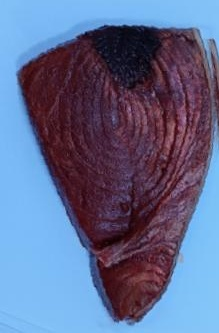
#> input picture data/roboflow_crops/Grade A/IMG20220515181225_jpg.rf.a1777eb942d7c477333ba36d17c6cf4f_0.jpg, 219 x 333 px; its folder holds only this picture in this run
$ python preview_crops.py
#> lines starting #> are read from the running program, lines starting #| are printed output that depends on the picture
"""
Ghép ngẫu nhiên vài ảnh crop của mỗi cấp thành 1 tấm ảnh tổng hợp để xem nhanh.

Chạy từ thư mục TunaNet:
    python scripts/preview_crops.py
    python scripts/preview_crops.py --n 4 --seed 7     # 4 ảnh/cấp, bộ ngẫu nhiên khác

Kết quả: outputs/figures/preview_crops.jpg
"""
import argparse
import random
from pathlib import Path

import cv2
import numpy as np

IMG_EXT = {".jpg", ".jpeg", ".png", ".bmp"}


def fit_tile(img, size):
    """Thu ảnh vào ô vuông size x size, giữ tỉ lệ, viền xám."""
#> called with size = 300
    h, w = img.shape[:2]
#> h = 333; w = 219
    s = size / max(h, w)
#> s = 0.901
    img = cv2.resize(img, (max(1, int(w * s)), max(1, int(h * s))), interpolation=cv2.INTER_AREA)
    tile = np.full((size, size, 3), 128, np.uint8)
    y, x = (size - img.shape[0]) // 2, (size - img.shape[1]) // 2
#> y = 0; x = 51
    tile[y:y + img.shape[0], x:x + img.shape[1]] = img
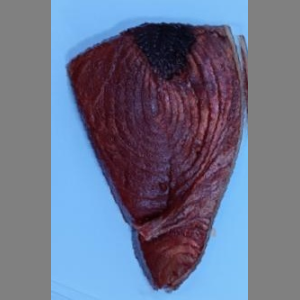
#> tile: shape (300, 300, 3); mean of channels 0, 1, 2 137.4, 113.7, 107.1; drawn as B, G, R
    return tile


def main():
    ap = argparse.ArgumentParser()
    ap.add_argument("--src", default="data/roboflow_crops")
    ap.add_argument("--n", type=int, default=3, help="số ảnh mỗi cấp")
    ap.add_argument("--size", type=int, default=300, help="kích thước mỗi ô (pixel)")
    ap.add_argument("--seed", type=int, default=0)
    ap.add_argument("--out", default="outputs/figures/preview_crops.jpg")
    args = ap.parse_args()

    random.seed(args.seed)
    src = Path(args.src)
    grades = sorted(d for d in src.iterdir() if d.is_dir())
    if not grades:
        raise SystemExit(f"Không thấy thư mục cấp nào trong {src}. Đã chạy roboflow_to_crops.py chưa?")

    label_w, rows = 160, []
    for g in grades:
        files = [f for f in g.iterdir() if f.suffix.lower() in IMG_EXT]
        picks = random.sample(files, min(args.n, len(files)))
        tiles = [fit_tile(cv2.imread(str(f)), args.size) for f in picks]
#> tiles = 1 item
        tiles += [np.full((args.size, args.size, 3), 255, np.uint8)] * (args.n - len(tiles))
#> tiles = 3 items
        label = np.full((args.size, label_w, 3), 255, np.uint8)
        cv2.putText(label, g.name, (10, args.size // 2), cv2.FONT_HERSHEY_SIMPLEX, 0.8, (0, 0, 0), 2)
        cv2.putText(label, f"{len(files)} anh", (10, args.size // 2 + 35),
                    cv2.FONT_HERSHEY_SIMPLEX, 0.6, (90, 90, 90), 1)
        rows.append(np.hstack([label] + tiles))
        print(f"{g.name:<10} {len(files):>5} ảnh   mẫu: {', '.join(p.name for p in picks)}")
#> pass 2 of the loop in main, `for g in grades:`:
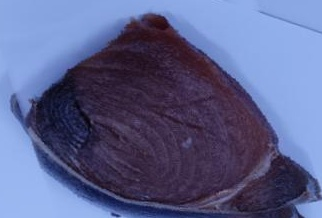
#> input picture data/roboflow_crops/Grade B/IMG20220515184308_jpg.rf.0e6a2d5840054c7d2391200da26e9716_0.jpg, 322 x 218 px
#> h = 218; w = 322
#> s = 0.932
#> img: shape (203, 300, 3)
#> in fit_tile (call 2), `tile[y:y + img.shape[0], x:x + img.shape[1]] = img`:
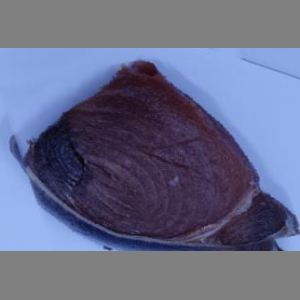
#> tile: shape (300, 300, 3); mean of channels 0, 1, 2 137.1, 107.8, 103.5; drawn as B, G, R
#> in main, `tiles = [fit_tile(cv2.imread(str(f)), args.size) for f in picks]`: tiles = 1 item
#> in main, `tiles += [np.full((args.size, args.size, 3), 255, np.uint8)] * (args.n..`: tiles = 3 items

    sheet = np.vstack(rows)
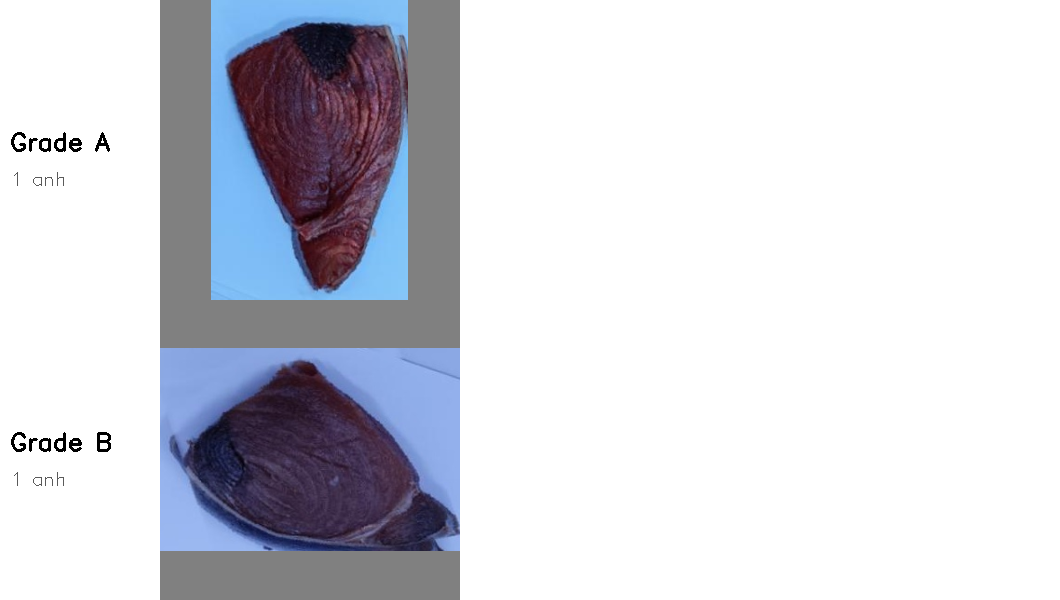
#> sheet: shape (600, 1060, 3); mean of channels 0, 1, 2 221.1, 213.6, 212; drawn as B, G, R
    out = Path(args.out)
    out.parent.mkdir(parents=True, exist_ok=True)
    cv2.imwrite(str(out), sheet, [cv2.IMWRITE_JPEG_QUALITY, 90])
    print(f"\nĐã lưu ảnh tổng hợp: {out.resolve()}")


if __name__ == "__main__":
    main()
